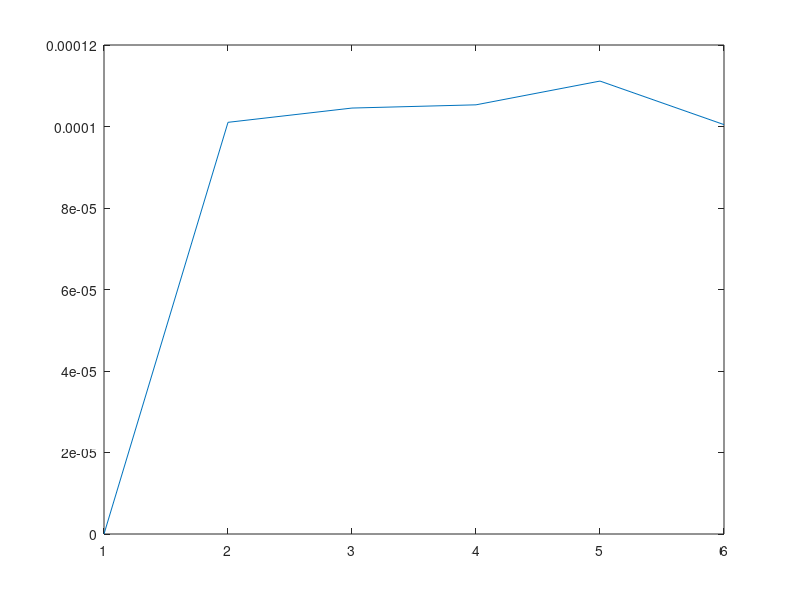

Here is the MATLAB script that generated this plot:
GH = ...
[ ...
1 , 10; ...
1 , 2 ; ...
1 , 20; ...
5 , 2 ; ...
5 , 20; ...
]

G = ...
[ ...
1 , 2 , 0.5, -0.0021, -4.2132e-07, 4949.3; ...
5 , 20, 0.25, -0.0581, -2.4293e-05, 2391.7 ; ...
1 , 10, 0.1, -0.0020, -2.1035e-06, 949.4914; ...
1 , 20, 0.05, -0.0019, -4.1947e-06, 449.8469; ...
]

H =  ...
[ ...
5 , 2, 2.5, -0.1010, -4.0569e-06, 24885; ...
]

W = [ ...
	[G(1,1) G(1,2)]./[G(1,4) G(1,5)]; ...
	[G(2,1) G(2,2)]./[G(2,4) G(2,5)]; ...
	[G(3,1) G(3,2)]./[G(3,4) G(3,5)]; ...
	[G(4,1) G(4,2)]./[G(4,4) G(4,5)]; ...
	[H(1,1) H(1,2)]./[H(1,4) H(1,5)]; ...
]

plot([0 G(1,3)/G(1,6) G(2,3)/G(2,6) G(3,3)/G(3,6) G(4,3)/G(4,6) H(1,3)/H(1,6)])